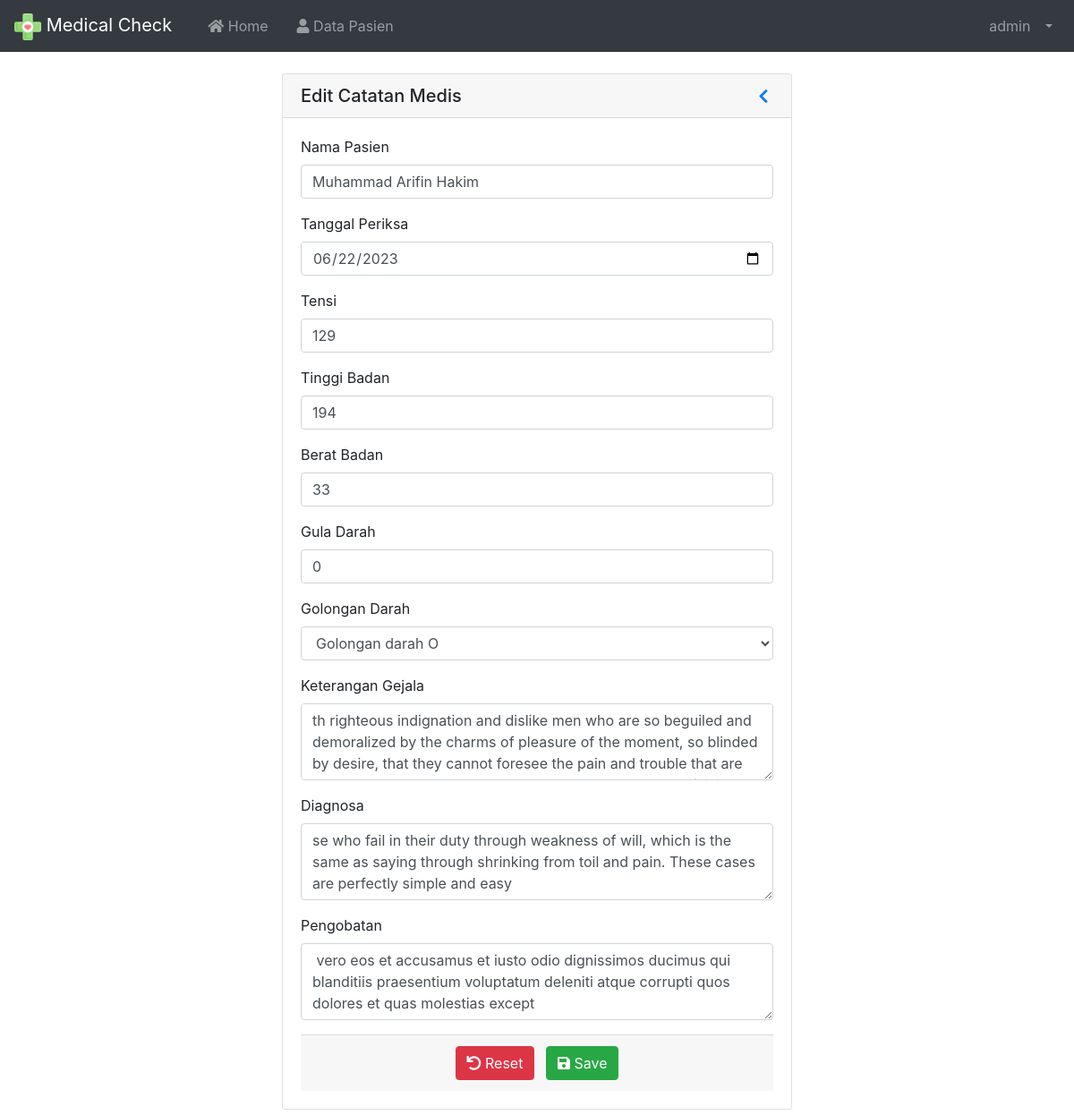
Before: /index.php?page=EditCatatanMedis&id=3 (signed in) with the older database file.
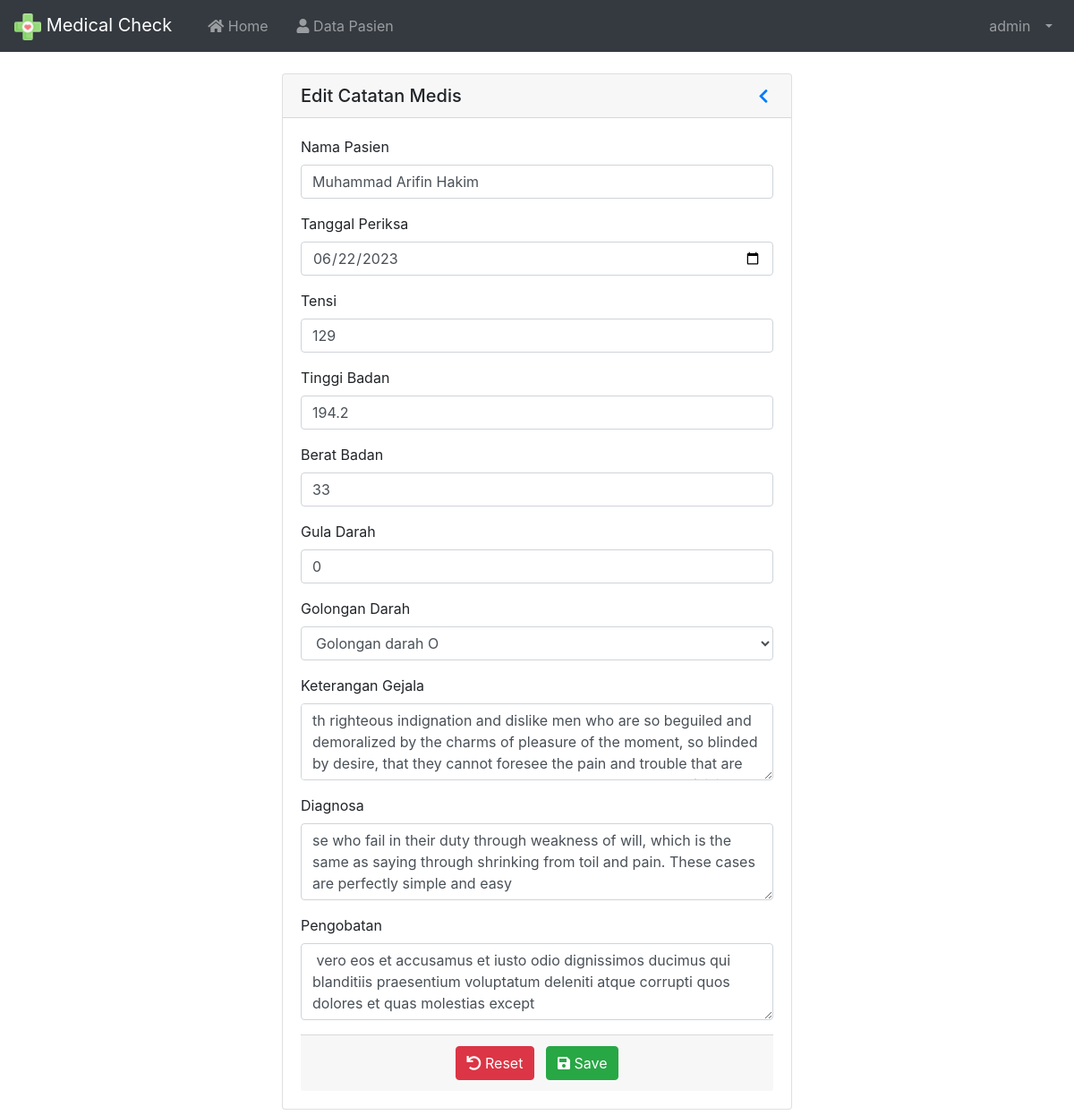
After: the same page with the newer database file.
### tables this page shows
CREATE TABLE `tbl_medical_check` (
  `id` int(11) NOT NULL,
  `nomor` varchar(13) NOT NULL,
  `nama_pasien` varchar(100) NOT NULL,
  `tanggal_periksa` date NOT NULL,
  `tensi` varchar(8) NOT NULL,
  `tinggi` float NOT NULL,
  `berat` int(3) NOT NULL,
  `gula_darah` int(3) NOT NULL,
  `gol_darah` enum('A','B','AB','O') NOT NULL,
  `keterangan` varchar(400) NOT NULL,
  `diagnosa` varchar(400) NOT NULL,
  `pengobatan` varchar(400) NOT NULL
);

### index.php (called while the page is built, shortened)
<?php
require 'load/config.php';
require 'load/function.php';
?>
<?php require_once 'header.php'; ?>
<?php require 'content.php'; ?>
<?php require_once 'footer.php'; ?>

### load/function.php (called while the page is built, shortened)
<?php
require 'config.php';
function viewData($query)
{
  global $koneksi;
  $result = mysqli_query($koneksi, $query);
  if (mysqli_num_rows($result) == 1) {
    return mysqli_fetch_assoc($result);
  }
  $rows = [];
  return $rows;
}

### page/catatanmedis/editperiksa.php (the view, shortened to what this page needs)
<?php
$id = $_GET['id'];
$data = viewData("SELECT * FROM tbl_medical_check WHERE id = '$id'");
$nomor = $data['nomor'];
$pasien = viewData("SELECT * FROM tbl_pasien WHERE nomor = '$nomor'");
?>
<div class="container" style="width: 50%;">
	<div class="card mt-4 mb-4">
		<h5 class="card-header d-flex flex-row align-items-center justify-content-between">
			<a>Edit Catatan Medis</a>
			<a href="?page=DataPersonal&id=<?php echo $pasien['id']; ?>" role="button" id="dropdownMenuLink" aria-haspopup="true" aria-expanded="false">
				<i class="fas fa-chevron-left fa-sm fa-fw"></i>
			</a>
		</h5>
		<div class="card-body">
			<form method="post" enctype="multipart/form-data">
				<div class="form-group">
					<label for="username">Nama Pasien</label>
					<input type="text" maxlength="50" class="form-control" name="nama_pasien" id="nama_pasien" placeholder="Nama Pasien" value="<?= $data['nama_pasien']; ?>" required>
				</div>
				<div class="form-group">
					<label for="tanggal_periksa">Tanggal Periksa</label>
					<input type="date" class="form-control" name="tanggal_periksa" id="tanggal_periksa" value="<?= $data['tanggal_periksa']; ?>" required>
				</div>
				<div class="form-group">
					<label for="tensi">Tensi</label>
					<input type="text" min="0" class="form-control" name="tensi" id="tensi" placeholder="Tekanan Tensi pasien" value="<?= $data['tensi']; ?>">
				</div>
				<div class="form-group">
					<label for="tinggi">Tinggi Badan</label>
					<input type="text" class="form-control" name="tinggi" id="tinggi" placeholder="Tinggi Badan" value="<?= $data['tinggi']; ?>">
				</div>
				<div class="form-group">
					<label for="berat">Berat Badan</label>
					<input type="number" min="0" class="form-control" name="berat" id="berat" placeholder="Berat Badan" value="<?= $data['berat']; ?>">
				</div>
				<div class="form-group">
					<label for="gula_darah">Gula Darah</label>
					<input type="number" min="0" class="form-control" name="gula_darah" id="gula_darah" value="<?= $data['gula_darah']; ?>" placeholder="Gula Darah Pasien mg/dL">
				</div>
				<div class="form-group">
					<label for="gol_darah_pilih">Golongan Darah</label>
					<select class="form-control" name="gol_darah_pilih" id="gol_darah_pilih">
						<option value="O" <?php if ($data['gol_darah'] == 'O') echo 'selected'; ?>>Golongan darah O</option>
					</select>
				</div>
				<div class="form-group">
					<label for="gejala">Keterangan Gejala</label>
					<textarea class="form-control" name="gejala" id="gejala" placeholder="Keterangan Gejala Pasien" rows="3" required><?= $data['keterangan']; ?></textarea>
				</div>
				<div class="form-group">
					<label for="diagnosa">Diagnosa</label>
					<textarea class="form-control" name="diagnosa" id="diagnosa" placeholder="Diagnosa dari gejala" rows="3" required><?= $data['diagnosa']; ?></textarea>
				</div>
				<div class="form-group">
					<label for="pengobatan">Pengobatan</label>
					<textarea class="form-control" name="pengobatan" id="pengobatan" placeholder="Keterangan Pengoatan" rows="3" required><?= $data['pengobatan']; ?></textarea>
				</div>
				<div class="card-footer text-center">
					<button type="reset" class="btn btn-danger mr-2"><i class="fas fa-undo"></i> Reset</button>
					<button type="submit" name="submit" class="btn btn-success"><i class="fas fa-save"></i> Save</button>
				</div>
			</form>
		</div>
	</div>
</div>

Changed rows visible on the page:
changed tbl_medical_check "Muhammad Arifin Hakim": tinggi "194" → "194.2"
